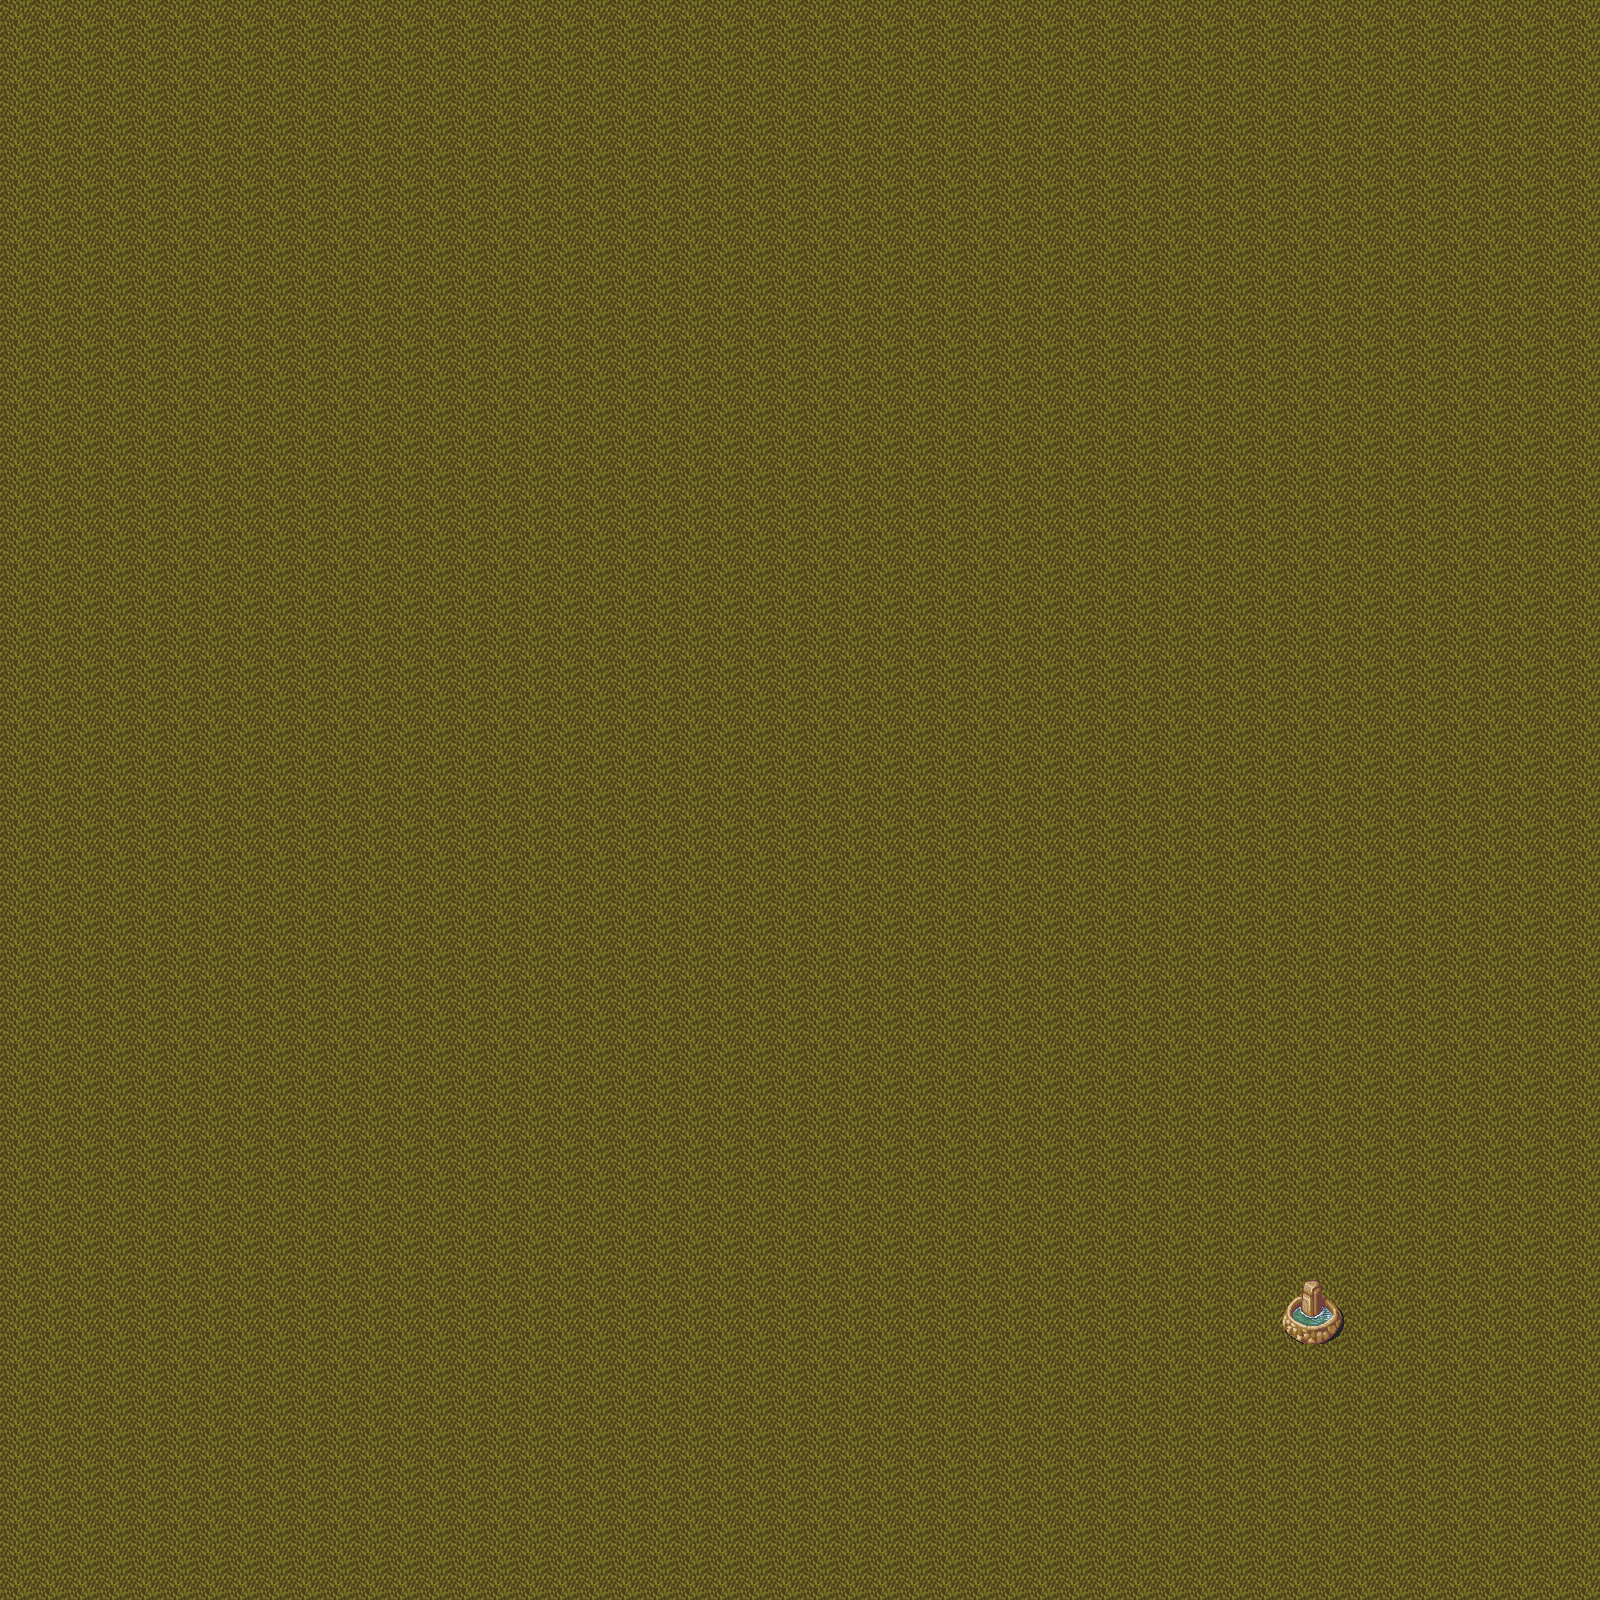

The image is a tile-based game level rendered from a .tmx file. Its description and source (layers, tilesets, objects; grid data summarised) follow:
An orthogonal 50x50 tile map with 32x32 px tiles, 2 tile layers (Ground, Collision), 2 tilesets.

<map version="1.0" tiledversion="1.1.4" orientation="orthogonal" renderorder="right-down" width="50" height="50" tilewidth="32" tileheight="32" infinite="0" nextobjectid="1">
 <tileset firstgid="1" source="art-1.tsx" />
 <tileset firstgid="901" source="art-2.tsx" />
 <layer name="Ground" width="50" height="50">
  <data>[2500 cells, 2500 non-empty, 1 distinct tile ids]</data>
 </layer>
 <layer name="Collision" width="50" height="50">
  <data>[2500 cells, 4 non-empty, 4 distinct tile ids]</data>
 </layer>
</map>
